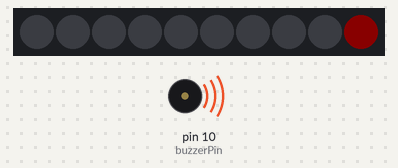
A sketch run on a simulated Arduino Uno, built with avr-gcc and run on an emulated ATmega328P. Parts: 10 RGB LEDs in strip order, left to right, buzzer (waves = sounding). Dim RGB values are drawn brighter than linear; random numbers use the default seed unless the sketch sets one.

Above: at 0.18 s.
At 11.6 s:
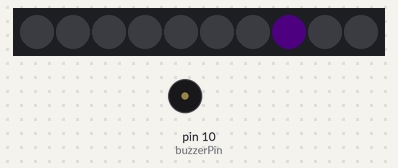
At 17.5 s:
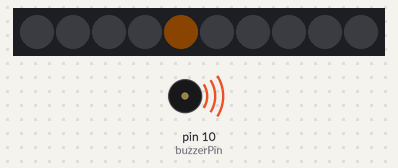
At 27.1 s:
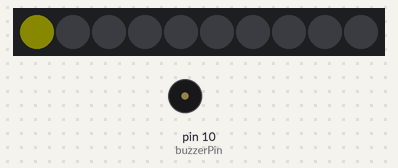
Timing chart, 0 to 40.0 s (numbered marks = the images above):
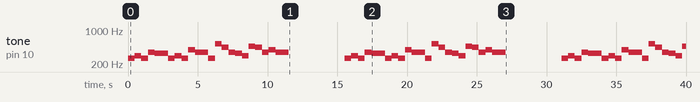

Measured:
- by itself, tone on pin 10 (buzzerPin): plays 262 Hz for 0.48 s, 294 Hz for 0.48 s, 262 Hz for 0.48 s, 349 Hz for 0.48 s, 329 Hz for 0.96 s, 262 Hz for 0.48 s … (59 notes in this stretch)
- what the display in image 1 shows lasts 4.9 s, from 10.6 s to 15.5 s
- what the display in image 2 shows lasts 0.9 s, from 17.5 s to 18.4 s

The sketch:

BuzzerAndLED.ino
```cpp
#include <Adafruit_NeoPixel.h>

#define PIN        6
#define NUMPIXELS 10
#define DELAYVAL 500 // Time (in milliseconds) to pause between pixels

Adafruit_NeoPixel strip(NUMPIXELS, PIN, NEO_GRB + NEO_KHZ800);

//Constants for the note frequencies
const int c = 262;
const int cS = 277;
const int d = 294;
const int dS = 311;
const int e = 329;
const int f = 349;
const int fS = 370;
const int g = 392;
const int gS = 415;
const int a = 440;
const int aS = 466;
const int b = 493;
const int cH = 523;
const int cSH = 554;
const int dH = 587;
const int dSH = 622;
const int eH = 659;
const int fH = 698;
const int fSH = 740;
const int gH = 784;
const int gSH = 831;
const int aH = 880;
const int aSH = 932;
const int bH = 988;
const int cHH = 1047;

//Initializing note lengths for the different notes in the songs
//Allows me to change the length of all notes of the same type (ie. all quarter notes) without having to change each individual one
int halfNoteDuration;
int quarterNoteDuration;
int dottedEigthNoteDuration;
int eigthNoteDuration;
int sixteenthNoteDuration;
int thirtySecondNoteDuration;

int buzzerPin = 10;

void setup() {
  //Setup pin mode
  pinMode(buzzerPin, OUTPUT);

  strip.begin(); // INITIALIZE NeoPixel strip object (REQUIRED)
  strip.show();            // Turn OFF all pixels ASAP
  strip.setBrightness(10); // Set BRIGHTNESS low to reduce draw (max = 255)
}

void loop() {
  strip.clear(); // Set all pixel colors to 'off'

  playHappyBirthday(buzzerPin, 125 );
  delay(4000);

  //playRondoAllaTurca(buzzerPin, 160);
  //delay(4000);
}

//Function to play Happy Birthday
void playHappyBirthday(int buzzerPin, int bpm){
  //60,000 because there's 60,000 ms in a minute
  quarterNoteDuration = (int) ((float) 60000 / bpm); //At 120 BPM a quarter note will have a duration of 500 ms
  halfNoteDuration = quarterNoteDuration * 2;
  dottedEigthNoteDuration = (int) (quarterNoteDuration * 0.75);
  sixteenthNoteDuration = (int) ((float) quarterNoteDuration / 4);

  tone(buzzerPin, c, dottedEigthNoteDuration);
  displayRandomLED(dottedEigthNoteDuration);

  tone(buzzerPin, c, sixteenthNoteDuration);
  displayRandomLED(sixteenthNoteDuration);

  tone(buzzerPin, d, quarterNoteDuration);
  displayRandomLED(quarterNoteDuration);

  tone(buzzerPin, c, quarterNoteDuration);
  displayRandomLED(quarterNoteDuration);

  tone(buzzerPin, f, quarterNoteDuration);
  displayRandomLED(quarterNoteDuration);

  tone(buzzerPin, e, halfNoteDuration);
  displayRandomLED(halfNoteDuration);

  tone(buzzerPin, c, dottedEigthNoteDuration);
  displayRandomLED(dottedEigthNoteDuration);

  tone(buzzerPin, c, sixteenthNoteDuration);
  displayRandomLED(sixteenthNoteDuration);

  tone(buzzerPin, d, quarterNoteDuration);
  displayRandomLED(quarterNoteDuration);

  tone(buzzerPin, c, quarterNoteDuration);
  displayRandomLED(quarterNoteDuration);

  tone(buzzerPin, g, quarterNoteDuration);
  displayRandomLED(quarterNoteDuration);

  tone(buzzerPin, f, halfNoteDuration);
  displayRandomLED(halfNoteDuration);

  tone(buzzerPin, c, dottedEigthNoteDuration);
  displayRandomLED(dottedEigthNoteDuration);

  tone(buzzerPin, c, sixteenthNoteDuration);
  displayRandomLED(sixteenthNoteDuration);

  tone(buzzerPin, cH, quarterNoteDuration);
  displayRandomLED(quarterNoteDuration);

  tone(buzzerPin, a, quarterNoteDuration);
  displayRandomLED(quarterNoteDuration);

  tone(buzzerPin, f, quarterNoteDuration);
  displayRandomLED(quarterNoteDuration);

  tone(buzzerPin, e, quarterNoteDuration);
  displayRandomLED(quarterNoteDuration);

  tone(buzzerPin, d, quarterNoteDuration);
  displayRandomLED(quarterNoteDuration);

  tone(buzzerPin, aS, dottedEigthNoteDuration);
  displayRandomLED(dottedEigthNoteDuration);

  tone(buzzerPin, aS, sixteenthNoteDuration);
  displayRandomLED(sixteenthNoteDuration);

  tone(buzzerPin, a, quarterNoteDuration);
  displayRandomLED(quarterNoteDuration);

  tone(buzzerPin, f, quarterNoteDuration);
  displayRandomLED(quarterNoteDuration);

  tone(buzzerPin, g, quarterNoteDuration);
  displayRandomLED(quarterNoteDuration);

  tone(buzzerPin, f, halfNoteDuration);
  displayRandomLED(halfNoteDuration);
}

//Function to play Rondo Alla Turca
void playRondoAllaTurca(int buzzerPin, int bpm){
  rondoSectionOne(buzzerPin, bpm);
  rondoSectionOne(buzzerPin, bpm);

  rondoSectionTwo(buzzerPin, bpm);
}


//First Section of Rondo Alla Turca
void rondoSectionOne(int buzzerPin, int bpm){
  quarterNoteDuration = (int) ((float) 60000 / bpm);
  halfNoteDuration = quarterNoteDuration * 2;
  eigthNoteDuration = (int) (quarterNoteDuration / 2);
  sixteenthNoteDuration = (int) ((float) quarterNoteDuration / 4);
  thirtySecondNoteDuration = (int) ((float) sixteenthNoteDuration / 2);

  tone(buzzerPin, b, sixteenthNoteDuration);
  displayRandomLED(sixteenthNoteDuration);

  tone(buzzerPin, a, sixteenthNoteDuration);
  displayRandomLED(sixteenthNoteDuration);

  tone(buzzerPin, gS, sixteenthNoteDuration);
  displayRandomLED(sixteenthNoteDuration);

  tone(buzzerPin, a, sixteenthNoteDuration);
  displayRandomLED(sixteenthNoteDuration);

  tone(buzzerPin, cH, eigthNoteDuration);
  displayRandomLED(eigthNoteDuration * 2);

  tone(buzzerPin, dH, sixteenthNoteDuration);
  displayRandomLED(sixteenthNoteDuration);

  tone(buzzerPin, cH, sixteenthNoteDuration);
  displayRandomLED(sixteenthNoteDuration);

  tone(buzzerPin, b, sixteenthNoteDuration);
  displayRandomLED(sixteenthNoteDuration);

  tone(buzzerPin, cH, sixteenthNoteDuration);
  displayRandomLED(sixteenthNoteDuration);

  tone(buzzerPin, eH, eigthNoteDuration);
  displayRandomLED(eigthNoteDuration * 2);

  tone(buzzerPin, fH, sixteenthNoteDuration);
  displayRandomLED(sixteenthNoteDuration);

  tone(buzzerPin, eH, sixteenthNoteDuration);
  displayRandomLED(sixteenthNoteDuration);

  tone(buzzerPin, dSH, sixteenthNoteDuration);
  displayRandomLED(sixteenthNoteDuration);

  tone(buzzerPin, eH, sixteenthNoteDuration);
  displayRandomLED(sixteenthNoteDuration);

  tone(buzzerPin, bH, sixteenthNoteDuration);
  displayRandomLED(sixteenthNoteDuration);

  tone(buzzerPin, aH, sixteenthNoteDuration);
  displayRandomLED(sixteenthNoteDuration);

  tone(buzzerPin, gSH, sixteenthNoteDuration);
  displayRandomLED(sixteenthNoteDuration);

  tone(buzzerPin, aH, sixteenthNoteDuration);
  displayRandomLED(sixteenthNoteDuration);

  tone(buzzerPin, bH, sixteenthNoteDuration);
  displayRandomLED(sixteenthNoteDuration);

  tone(buzzerPin, aH, sixteenthNoteDuration);
  displayRandomLED(sixteenthNoteDuration);

  tone(buzzerPin, gSH, sixteenthNoteDuration);
  displayRandomLED(sixteenthNoteDuration);

  tone(buzzerPin, aH, sixteenthNoteDuration);
  displayRandomLED(sixteenthNoteDuration);

  tone(buzzerPin, cHH, quarterNoteDuration);
  displayRandomLED(quarterNoteDuration);

  tone(buzzerPin, aH, eigthNoteDuration - 50);
  displayRandomLED(eigthNoteDuration);

  tone(buzzerPin, cHH, eigthNoteDuration - 50);
  displayRandomLED(eigthNoteDuration);

  //Grace notes start
  tone(buzzerPin, gH, thirtySecondNoteDuration / 2);
  displayRandomLED(thirtySecondNoteDuration / 2);

  tone(buzzerPin, aH, thirtySecondNoteDuration / 2);
  displayRandomLED(thirtySecondNoteDuration / 2);
  //Grace notes end

  tone(buzzerPin, bH, eigthNoteDuration - 25);
  displayRandomLED(eigthNoteDuration);

  tone(buzzerPin, aH, eigthNoteDuration - 25);
  displayRandomLED(eigthNoteDuration);

  tone(buzzerPin, gH, eigthNoteDuration - 25);
  displayRandomLED(eigthNoteDuration);

  tone(buzzerPin, aH, eigthNoteDuration - 25);
  displayRandomLED(eigthNoteDuration);

  //Grace notes start
  tone(buzzerPin, gH, thirtySecondNoteDuration / 2);
  displayRandomLED(thirtySecondNoteDuration / 2);

  tone(buzzerPin, aH, thirtySecondNoteDuration / 2);
  displayRandomLED(thirtySecondNoteDuration / 2);
  //Grace notes end

  tone(buzzerPin, bH, eigthNoteDuration - 25);
  displayRandomLED(eigthNoteDuration);

  tone(buzzerPin, aH, eigthNoteDuration - 25);
  displayRandomLED(eigthNoteDuration);

  tone(buzzerPin, gH, eigthNoteDuration - 25);
  displayRandomLED(eigthNoteDuration);

  tone(buzzerPin, aH, eigthNoteDuration - 25);
  displayRandomLED(eigthNoteDuration);

  //Grace notes start
  tone(buzzerPin, gH, thirtySecondNoteDuration / 2);
  displayRandomLED(thirtySecondNoteDuration / 2);

  tone(buzzerPin, aH, thirtySecondNoteDuration / 2);
  displayRandomLED(thirtySecondNoteDuration / 2);
  //Grace notes end

  tone(buzzerPin, bH, eigthNoteDuration - 25);
  displayRandomLED(eigthNoteDuration);

  tone(buzzerPin, aH, eigthNoteDuration - 25);
  displayRandomLED(eigthNoteDuration);

  tone(buzzerPin, gH, eigthNoteDuration - 25);
  displayRandomLED(eigthNoteDuration);

  tone(buzzerPin, fSH, eigthNoteDuration - 25);
  displayRandomLED(eigthNoteDuration);

  tone(buzzerPin, eH, quarterNoteDuration - 50);
  displayRandomLED(quarterNoteDuration);
}

//Second Section of Rondo Alla Turca
void rondoSectionTwo(int buzzerPin, int bpm){
  quarterNoteDuration = (int) ((float) 60000 / bpm);
  halfNoteDuration = quarterNoteDuration * 2;
  eigthNoteDuration = (int) (quarterNoteDuration / 2);
  sixteenthNoteDuration = (int) ((float) quarterNoteDuration / 4);
  thirtySecondNoteDuration = (int) ((float) sixteenthNoteDuration / 2);

  tone(buzzerPin, eH, eigthNoteDuration - 50);
  displayRandomLED(eigthNoteDuration);

  tone(buzzerPin, fH, eigthNoteDuration - 50 );
  displayRandomLED(eigthNoteDuration);

  tone(buzzerPin, gH, eigthNoteDuration - 50);
  displayRandomLED(eigthNoteDuration);

  tone(buzzerPin, gH, eigthNoteDuration - 50 );
  displayRandomLED(eigthNoteDuration);

  tone(buzzerPin, aH, sixteenthNoteDuration);
  displayRandomLED(sixteenthNoteDuration);

  tone(buzzerPin, gH, sixteenthNoteDuration);
  displayRandomLED(sixteenthNoteDuration);

  tone(buzzerPin, fH, sixteenthNoteDuration);
  displayRandomLED(sixteenthNoteDuration);

  tone(buzzerPin, eH, sixteenthNoteDuration);
  displayRandomLED(sixteenthNoteDuration);

  tone(buzzerPin, dH, eigthNoteDuration);
  displayRandomLED(eigthNoteDuration);

  tone(buzzerPin, g, eigthNoteDuration);
  displayRandomLED(eigthNoteDuration);

  tone(buzzerPin, eH, eigthNoteDuration - 50);
  displayRandomLED(eigthNoteDuration);

  tone(buzzerPin, fH, eigthNoteDuration - 50 );
  displayRandomLED(eigthNoteDuration);

  tone(buzzerPin, gH, eigthNoteDuration - 50);
  displayRandomLED(eigthNoteDuration);

  tone(buzzerPin, gH, eigthNoteDuration - 50 );
  displayRandomLED(eigthNoteDuration);

  tone(buzzerPin, aH, sixteenthNoteDuration);
  displayRandomLED(sixteenthNoteDuration);

  tone(buzzerPin, gH, sixteenthNoteDuration);
  displayRandomLED(sixteenthNoteDuration);

  tone(buzzerPin, fH, sixteenthNoteDuration);
  displayRandomLED(sixteenthNoteDuration);

  tone(buzzerPin, eH, sixteenthNoteDuration);
  displayRandomLED(sixteenthNoteDuration);

  tone(buzzerPin, dH, quarterNoteDuration - 50);
  displayRandomLED(quarterNoteDuration);

  tone(buzzerPin, cH, eigthNoteDuration - 50);
  displayRandomLED(eigthNoteDuration);

  tone(buzzerPin, dH, eigthNoteDuration - 50 );
  displayRandomLED(eigthNoteDuration);

  tone(buzzerPin, eH, eigthNoteDuration - 50);
  displayRandomLED(eigthNoteDuration);

  tone(buzzerPin, eH, eigthNoteDuration - 50 );
  displayRandomLED(eigthNoteDuration);

  tone(buzzerPin, fH, sixteenthNoteDuration);
  displayRandomLED(sixteenthNoteDuration);

  tone(buzzerPin, eH, sixteenthNoteDuration);
  displayRandomLED(sixteenthNoteDuration);

  tone(buzzerPin, dH, sixteenthNoteDuration);
  displayRandomLED(sixteenthNoteDuration);

  tone(buzzerPin, cH, sixteenthNoteDuration);
  displayRandomLED(sixteenthNoteDuration);

  tone(buzzerPin, b, eigthNoteDuration);
  displayRandomLED(eigthNoteDuration);

  tone(buzzerPin, e, eigthNoteDuration);
  displayRandomLED(eigthNoteDuration);

  tone(buzzerPin, cH, eigthNoteDuration - 50);
  displayRandomLED(eigthNoteDuration);

  tone(buzzerPin, dH, eigthNoteDuration - 50 );
  displayRandomLED(eigthNoteDuration);

  tone(buzzerPin, eH, eigthNoteDuration - 50);
  displayRandomLED(eigthNoteDuration);

  tone(buzzerPin, eH, eigthNoteDuration - 50 );
  displayRandomLED(eigthNoteDuration);

  tone(buzzerPin, fH, sixteenthNoteDuration);
  displayRandomLED(sixteenthNoteDuration);

  tone(buzzerPin, eH, sixteenthNoteDuration);
  displayRandomLED(sixteenthNoteDuration);

  tone(buzzerPin, dH, sixteenthNoteDuration);
  displayRandomLED(sixteenthNoteDuration);

  tone(buzzerPin, cH, sixteenthNoteDuration);
  displayRandomLED(sixteenthNoteDuration);

  tone(buzzerPin, b, quarterNoteDuration - 50);
  displayRandomLED(quarterNoteDuration);

  tone(buzzerPin, b, sixteenthNoteDuration);
  displayRandomLED(sixteenthNoteDuration);

  tone(buzzerPin, a, sixteenthNoteDuration);
  displayRandomLED(sixteenthNoteDuration);

  tone(buzzerPin, gS, sixteenthNoteDuration);
  displayRandomLED(sixteenthNoteDuration);

  tone(buzzerPin, a, sixteenthNoteDuration);
  displayRandomLED(sixteenthNoteDuration);

  tone(buzzerPin, cH, eigthNoteDuration);
  displayRandomLED(eigthNoteDuration * 2);

  tone(buzzerPin, dH, sixteenthNoteDuration);
  displayRandomLED(sixteenthNoteDuration);

  tone(buzzerPin, cH, sixteenthNoteDuration);
  displayRandomLED(sixteenthNoteDuration);

  tone(buzzerPin, b, sixteenthNoteDuration);
  displayRandomLED(sixteenthNoteDuration);

  tone(buzzerPin, cH, sixteenthNoteDuration);
  displayRandomLED(sixteenthNoteDuration);

  tone(buzzerPin, eH, eigthNoteDuration);
  displayRandomLED(eigthNoteDuration * 2);

  tone(buzzerPin, fH, sixteenthNoteDuration);
  displayRandomLED(sixteenthNoteDuration);

  tone(buzzerPin, eH, sixteenthNoteDuration);
  displayRandomLED(sixteenthNoteDuration);

  tone(buzzerPin, dSH, sixteenthNoteDuration);
  displayRandomLED(sixteenthNoteDuration);

  tone(buzzerPin, eH, sixteenthNoteDuration);
  displayRandomLED(sixteenthNoteDuration);

  tone(buzzerPin, bH, sixteenthNoteDuration);
  displayRandomLED(sixteenthNoteDuration);

  tone(buzzerPin, aH, sixteenthNoteDuration);
  displayRandomLED(sixteenthNoteDuration);

  tone(buzzerPin, gSH, sixteenthNoteDuration);
  displayRandomLED(sixteenthNoteDuration);

  tone(buzzerPin, aH, sixteenthNoteDuration);
  displayRandomLED(sixteenthNoteDuration);

  tone(buzzerPin, bH, sixteenthNoteDuration);
  displayRandomLED(sixteenthNoteDuration);

  tone(buzzerPin, aH, sixteenthNoteDuration);
  displayRandomLED(sixteenthNoteDuration);

  tone(buzzerPin, gSH, sixteenthNoteDuration);
  displayRandomLED(sixteenthNoteDuration);

  tone(buzzerPin, aH, sixteenthNoteDuration);
  displayRandomLED(sixteenthNoteDuration);

  tone(buzzerPin, cHH, quarterNoteDuration);
  displayRandomLED(quarterNoteDuration);

  tone(buzzerPin, aH, eigthNoteDuration - 50);
  displayRandomLED(eigthNoteDuration);

  tone(buzzerPin, bH, eigthNoteDuration - 50 );
  displayRandomLED(eigthNoteDuration);

  tone(buzzerPin, cHH, eigthNoteDuration - 50);
  displayRandomLED(eigthNoteDuration);

  tone(buzzerPin, bH, eigthNoteDuration - 50 );
  displayRandomLED(eigthNoteDuration);

  tone(buzzerPin, aH, eigthNoteDuration - 50);
  displayRandomLED(eigthNoteDuration);

  tone(buzzerPin, gSH, eigthNoteDuration - 50 );
  displayRandomLED(eigthNoteDuration);

  tone(buzzerPin, aH, eigthNoteDuration - 50);
  displayRandomLED(eigthNoteDuration);

  tone(buzzerPin, eH, eigthNoteDuration - 50 );
  displayRandomLED(eigthNoteDuration);

  tone(buzzerPin, fH, eigthNoteDuration - 50);
  displayRandomLED(eigthNoteDuration);

  tone(buzzerPin, dH, eigthNoteDuration - 50 );
  displayRandomLED(eigthNoteDuration);

  tone(buzzerPin, cH, quarterNoteDuration - 50);
  displayRandomLED(quarterNoteDuration);

  tone(buzzerPin, b, thirtySecondNoteDuration);
  displayRandomLED(thirtySecondNoteDuration);

  tone(buzzerPin, cH, thirtySecondNoteDuration);
  displayRandomLED(thirtySecondNoteDuration);

  tone(buzzerPin, b, thirtySecondNoteDuration);
  displayRandomLED(thirtySecondNoteDuration);

  tone(buzzerPin, cH, thirtySecondNoteDuration);
  displayRandomLED(thirtySecondNoteDuration);

  tone(buzzerPin, b, thirtySecondNoteDuration);
  displayRandomLED(thirtySecondNoteDuration);

  tone(buzzerPin, cH, thirtySecondNoteDuration);
  displayRandomLED(thirtySecondNoteDuration);

  tone(buzzerPin, a, thirtySecondNoteDuration);
  displayRandomLED(thirtySecondNoteDuration);

  tone(buzzerPin, b, thirtySecondNoteDuration);
  displayRandomLED(thirtySecondNoteDuration);

  tone(buzzerPin, a, quarterNoteDuration);
  displayRandomLED(quarterNoteDuration);
}

//Function to display a random color on the LED strip
void displayRandomLED(int delayLength){
  strip.clear(); // Set all pixel colors to 'off'

  //Array of the RGB values for each color of the rainbow
  int rainbowColors[7][3] = {{255, 0, 0}, {255, 127, 0}, {255, 255, 0}, {0, 255, 0}, {0, 0, 255}, {75, 0, 130}, {148, 0, 211}};

  //Chooses a random number 0-6 (index of each color of the rainbow)
  int rainbowCol = rand() % 7;
  int ledSpot = rand() % 10;
  strip.setPixelColor(ledSpot, rainbowColors[rainbowCol][0], rainbowColors[rainbowCol][1], rainbowColors[rainbowCol][2]);
  strip.show();
  delay(delayLength);
}
```
